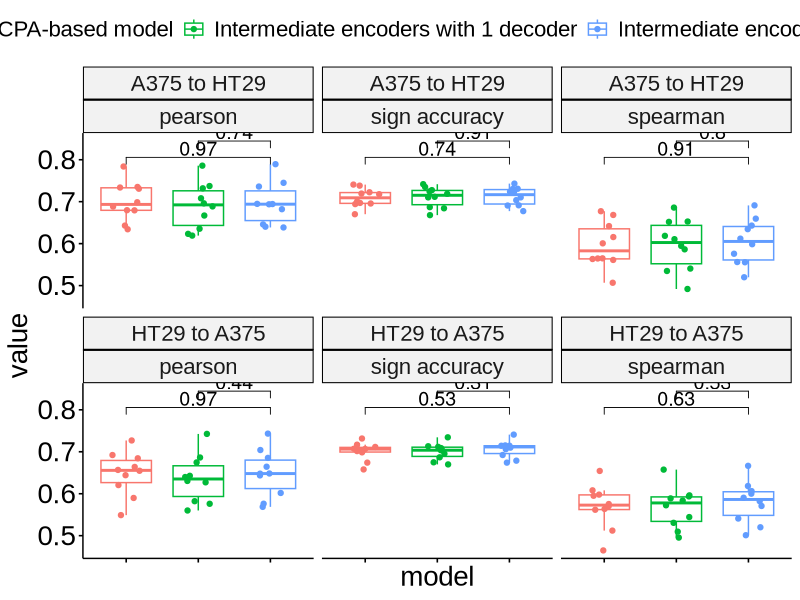
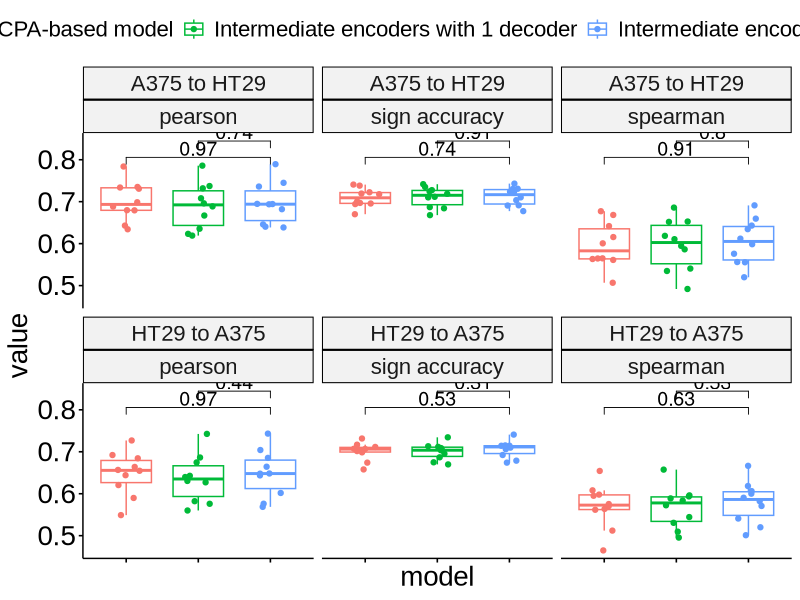

Generate these figures, in order, with R:
library(tidyverse)
library(ggplot2)
library(ggpubr)
library(ggridges)
library(rstatix)

# Load results--------
results_intermediate_1dec <- data.table::fread('../results/MI_results/landmarks_10foldvalidation_withIntermediate_1000ep512bs_a375_ht29.csv')
colnames(results_intermediate_1dec)[1] <- 'fold'
results_intermediate_1dec <- results_intermediate_1dec%>%
  dplyr::select(-Direct_pearson,-Direct_spearman,-DirectAcc_ht29,-DirectAcc_a375) %>% 
  mutate(model='Intermediate encoders with 1 decoder')
  
results_intermediate_2dec <- data.table::fread('../results/MI_results/landmarks_10foldvalidation_withIntermediate2Dec_1000ep512bs_a375_ht29.csv')
colnames(results_intermediate_2dec)[1] <- 'fold'
results_intermediate_2dec <- results_intermediate_2dec%>%
  dplyr::select(-Direct_pearson,-Direct_spearman,-DirectAcc_ht29,-DirectAcc_a375) %>% 
  mutate(model='Intermediate encoders with 2 decoders')

results_cpa <- data.table::fread('../results/MI_results/landmarks_10foldvalidation_withCPA_1000ep512bs_a375_ht29.csv')
colnames(results_cpa)[1] <- 'fold'
results_cpa <- results_cpa%>%
  dplyr::select(-Direct_pearson,-Direct_spearman,-DirectAcc_ht29,-DirectAcc_a375) %>% 
  mutate(model='CPA-based model')

all_results <- rbind(results_cpa,results_intermediate_2dec,results_intermediate_1dec)
all_results <- all_results %>% gather('metric','value',-fold,-model)
all_results <- all_results %>% filter(!grepl('rec',metric)) %>% unique()
all_results <- all_results %>% filter(!grepl('Class',metric)) %>% unique()
all_results <- all_results %>% filter(grepl('model',metric)) %>% unique()
all_results <- all_results %>% mutate(translation = ifelse(grepl('HT29',metric),'A375 to HT29','HT29 to A375')) %>%
  mutate(metric = ifelse(grepl('spear',metric),'spearman',ifelse(grepl('acc',metric),'sign accuracy','pearson')))
all_results$model <- factor(all_results$model,levels=c('CPA-based model',
                                                       'Intermediate encoders with 1 decoder',
                                                       'Intermediate encoders with 2 decoders'))

# Visualize comparison
# pairwise.tests = all_results %>% group_by(translation,metric) %>%
#   wilcox_test(value ~ model) %>% 
#   adjust_pvalue(method = 'BH') %>% ungroup()
my_comparisons <- list( c('CPA-based model', 'Intermediate encoders with 2 decoders'),
                        c('Intermediate encoders with 2 decoders', 'Intermediate encoders with 1 decoder'))
p <-  ggboxplot(all_results,
          x='model',y='value',color='model',add='jitter')+
  facet_wrap(vars(translation,metric)) +
  theme(text = element_text(family = 'Arial',size=20),
        axis.text.x = element_blank())+
  stat_compare_means(label = 'p.format',
                     method = 'wilcox.test',
                     #step.increase = 0.02,
                     tip.length=0.05,
                     size =5,
                     aes(group=model),
                     comparisons = my_comparisons)
print(p)
png('../article_supplementary_info/suppl_fig29.png',width = 16,height = 12,units = 'in',res = 600)
print(p)
dev.off()
